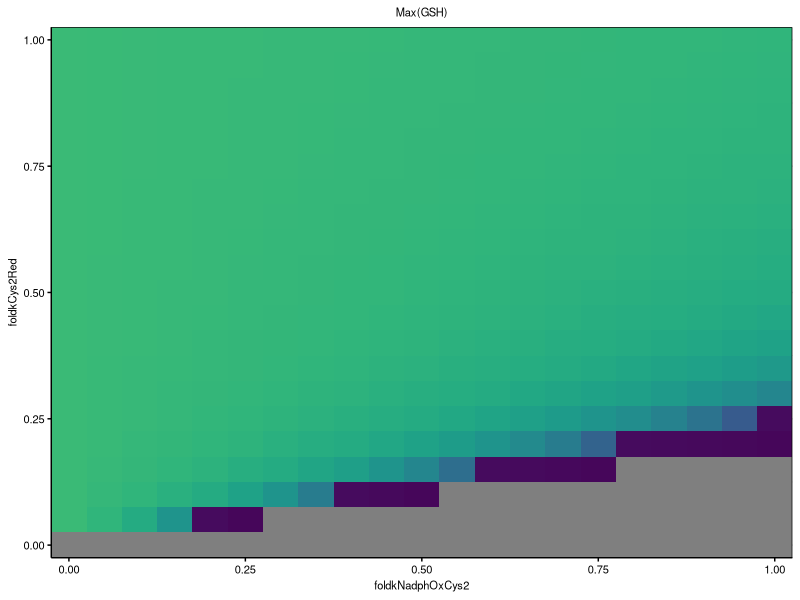
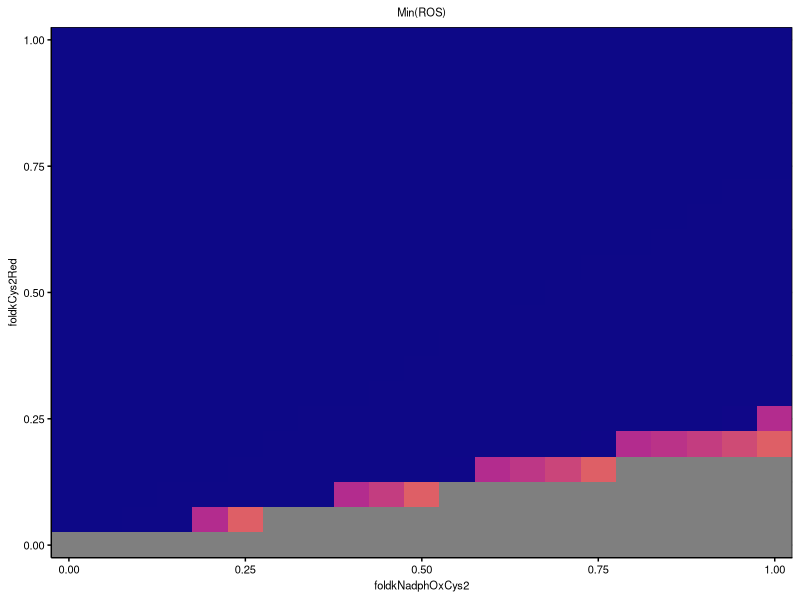
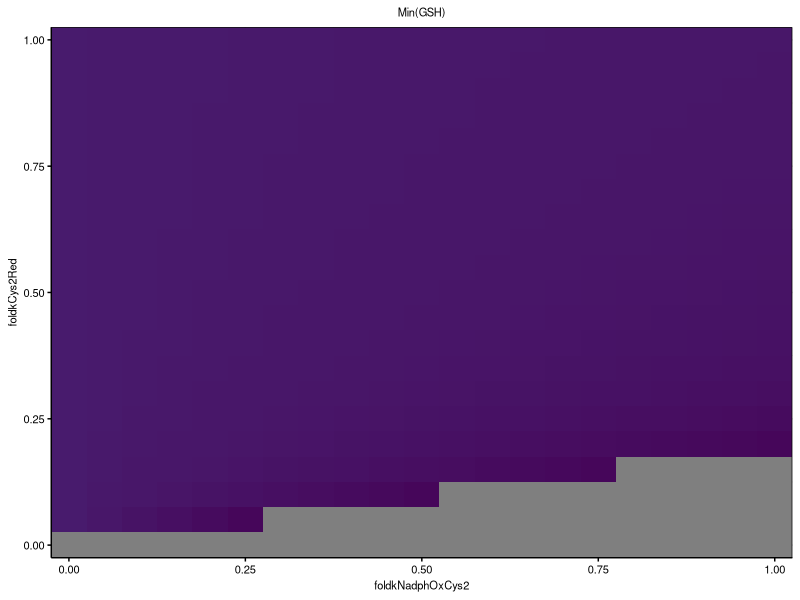
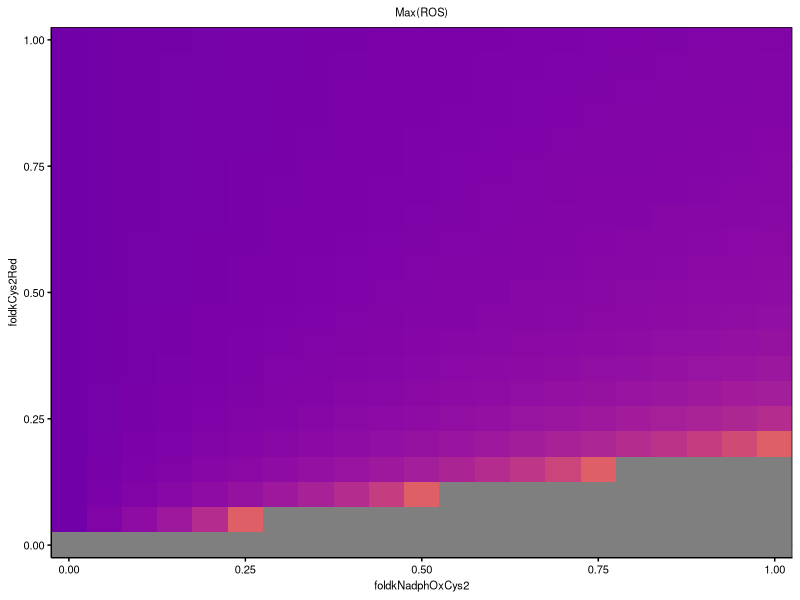
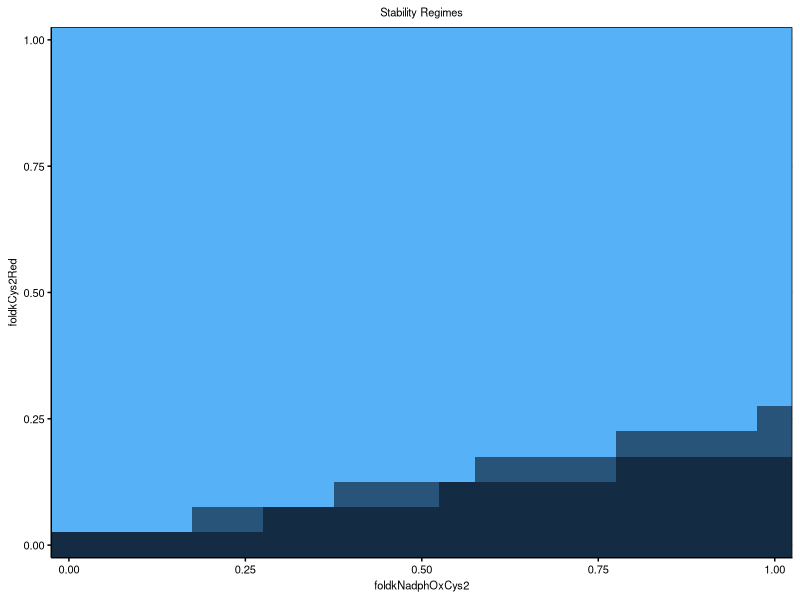
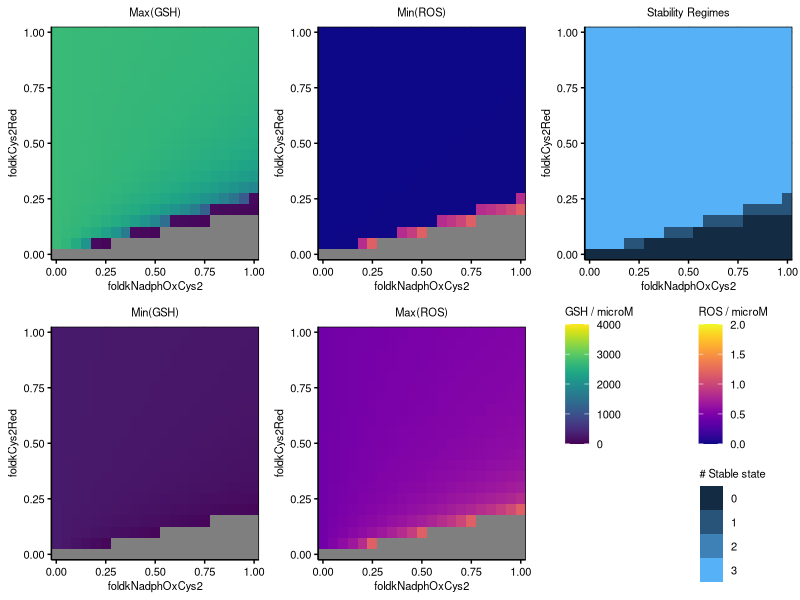

Reproduce these figures in R, in order.
##### read data
#### set working directory
# setwd("D:/Lab_SHC_files/ROS_model/008_afterChiaChouMod/003_fig3")

#### read data
sol <- read.table("ROS_v6_BifurcationCys2NadphFeedback_solve_1_out.txt", header = TRUE, sep = "\t") 

#### make numeric key data
sol$gshmax <- as.numeric(sol$gshmax)
sol$gshmin <- as.numeric(sol$gshmin)
sol$rosmax <- as.numeric(sol$rosmax)
sol$rosmin <- as.numeric(sol$rosmin)

##### libraries
library("ggplot2")
library("cowplot")
library("viridis")

##### plot themes
gtheme <- theme(
	axis.line = element_line(color = "black"), 
	axis.ticks = element_line(color = "black"), 
	axis.text = element_text(color = "black", size = 8), 
	axis.title = element_text(color = "black", size = 8), 
	legend.key = element_rect(fill = "white"), 
	legend.text = element_text(color = "black", size = 8), 
	legend.title = element_text(color = "black", size = 8), 
	panel.grid.major = element_line(color = "grey"), 
	panel.grid.minor = element_line(color = "grey"), 
	panel.background = element_rect(fill = "white"), 
	panel.border = element_rect(fill = NA, color = "black"), 
	plot.title = element_text(color = "black", size = 8, hjust = 0.5),
	strip.background = element_rect(colour = "black", fill = "white"),
	strip.text.x = element_text(color = "black", size = 8),
	strip.text.y = element_text(color = "black", size = 8))

##### plot
#### high GSH, low ROS
### GSH
p1a <- ggplot(data = sol, aes(x = foldkNadphOxCys2, y = foldkCys2Red, fill = gshmax)) 
p1b <- p1a + geom_tile()
p1c <- p1b + scale_x_continuous(name = "foldkNadphOxCys2", expand = c(0, 0)) + scale_y_continuous(expand = c(0, 0), name = "foldkCys2Red") + scale_fill_viridis(name = "GSH / microM", limits = c(0, 4000))
p1d <- p1c + gtheme + labs(title = "Max(GSH)")
p1e <- p1d + theme(legend.position = "none")
p1e

leg1 <- get_legend(p1d)

### ROS
p2a <- ggplot(data = sol, aes(x = foldkNadphOxCys2, y = foldkCys2Red, fill = rosmin)) 
p2b <- p2a + geom_tile()
p2c <- p2b + scale_x_continuous(name = "foldkNadphOxCys2", expand = c(0, 0)) + scale_y_continuous(expand = c(0, 0), name = "foldkCys2Red") + scale_fill_viridis(name = "ROS / microM", limits = c(0, 2), option = "plasma")
p2d <- p2c + gtheme + labs(title = "Min(ROS)")
p2e <- p2d + theme(legend.position = "none")
p2e

leg2 <- get_legend(p2d)

#### low GSH, high ROS
### GSH
p3a <- ggplot(data = sol, aes(x = foldkNadphOxCys2, y = foldkCys2Red, fill = gshmin)) 
p3b <- p3a + geom_tile()
p3c <- p3b + scale_x_continuous(name = "foldkNadphOxCys2", expand = c(0, 0)) + scale_y_continuous(expand = c(0, 0), name = "foldkCys2Red") + scale_fill_viridis(name = "GSH / microM", limits = c(0, 4000))
p3d <- p3c + gtheme + labs(title = "Min(GSH)")
p3e <- p3d + theme(legend.position = "none")
p3e

### ROS
p4a <- ggplot(data = sol, aes(x = foldkNadphOxCys2, y = foldkCys2Red, fill = rosmax)) 
p4b <- p4a + geom_tile()
p4c <- p4b + scale_x_continuous(name = "foldkNadphOxCys2", expand = c(0, 0)) + scale_y_continuous(expand = c(0, 0), name = "foldkCys2Red") + scale_fill_viridis(name = "ROS / microM", limits = c(0, 2), option = "plasma")
p4d <- p4c + gtheme + labs(title = "Max(ROS)")
p4e <- p4d + theme(legend.position = "none")
p4e

#### number of stable state
p5a <- ggplot(data = sol, aes(x = foldkNadphOxCys2, y = foldkCys2Red, fill = nStableState)) 
p5b <- p5a + geom_tile()
p5c <- p5b + scale_x_continuous(name = "foldkNadphOxCys2", expand = c(0, 0)) + scale_y_continuous(expand = c(0, 0), name = "foldkCys2Red") + scale_fill_gradient(name = "# Stable state", guide = "legend", limits = c(0, 3))
p5d <- p5c + gtheme + labs(title = "Stability Regimes")
p5e <- p5d + theme(legend.position = "none")
p5e

leg3 <- get_legend(p5d)

#### assemble subplots
ap1a <- plot_grid(p1e, p2e, p5e, nrow = 1)
ap1b <- plot_grid(leg1, leg2, NULL, leg3)
ap1c <- plot_grid(p3e, p4e, ap1b, nrow = 1)
ap1d <- plot_grid(ap1a, ap1c, ncol = 1)
ap1d

ggsave2("ROS_v6_BifurcationCys2NadphFeedback_solve_1.pdf", width = 5.4, height = 3.6, units = "in")
